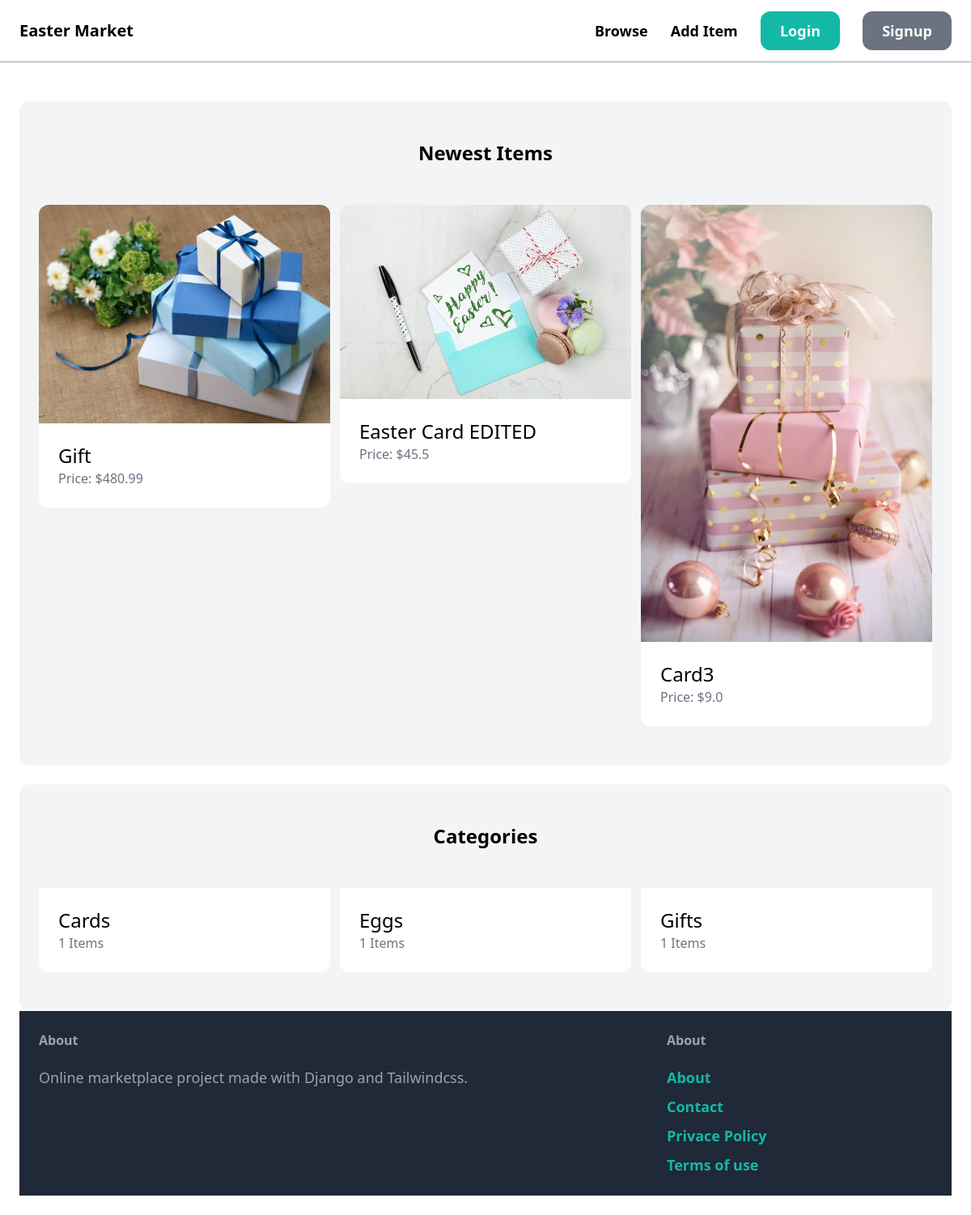
Before: / with the older database file.
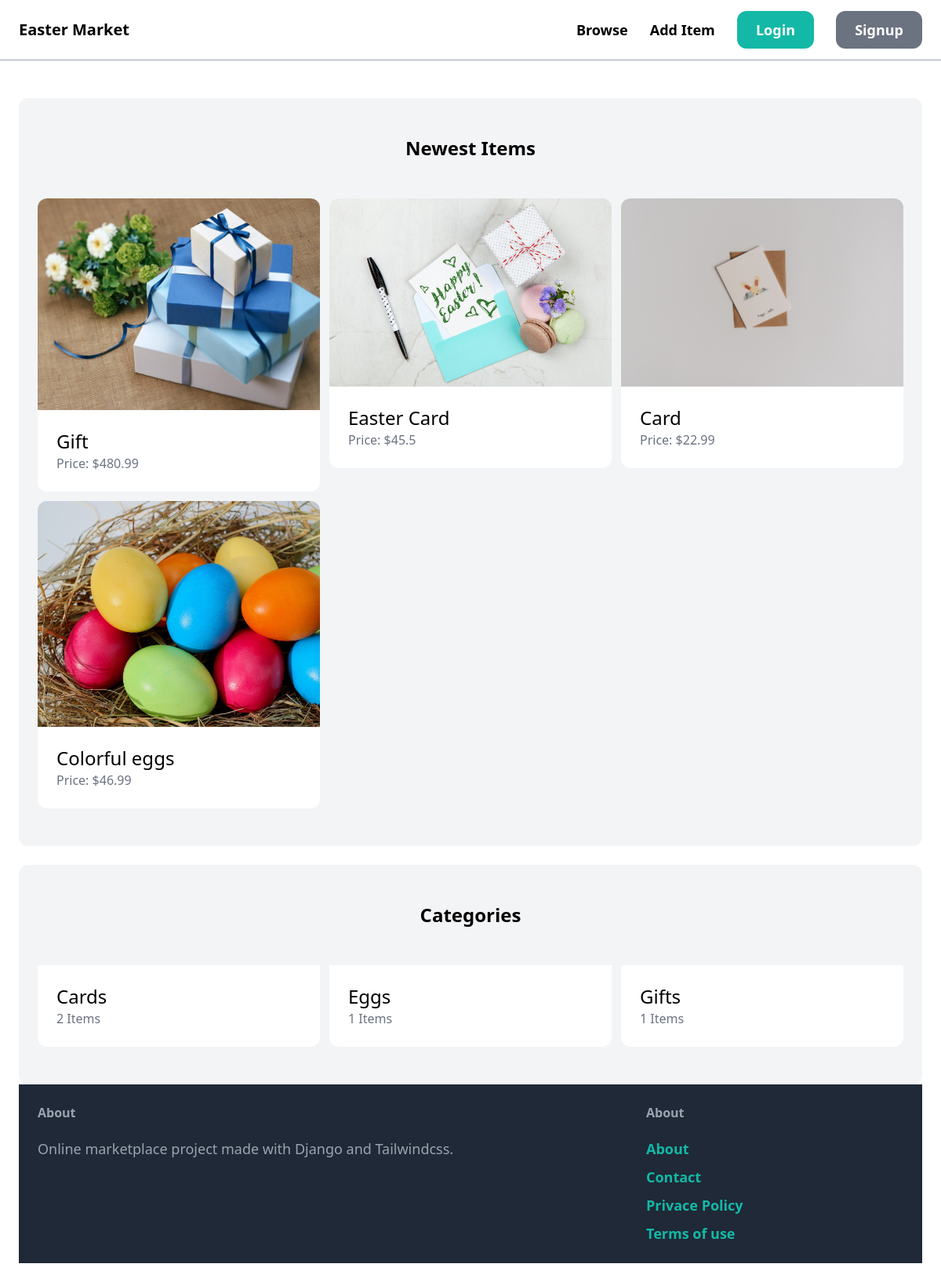
After: the same page with the newer database file.
### item/models.py (models this page shows, shortened)
class Item(models.Model):
    name = models.CharField(max_length=255)
    category = models.ForeignKey(Category, related_name="items", on_delete=models.CASCADE)
    description = models.TextField(blank=True, null=True)
    price = models.FloatField()
    image = models.ImageField(upload_to="items_images", blank=True, null=True)
    is_sold = models.BooleanField(default=False)
    created_by = models.ForeignKey(User, related_name="items", on_delete=models.CASCADE)
    created_at = models.DateTimeField(auto_now_add=True)

class Category(models.Model):
    name = models.CharField(max_length=255)
    class Meta:
        ordering = ("name",)
        verbose_name_plural = "Catagories"

### core/views.py (the view)
# urls.py: path('', views.index, name='index'),
def index(request):
    items = Item.objects.filter(is_sold=False)[0:6]
    categories = Category.objects.all()
    return render(request, 'core/index.html',
                  {'categories':categories,
                  'items':items,})

### core/templates/core/index.html (shortened to what this page needs)
{% extends 'core/base.html' %}
{%block content%}
   <div class="mt-6 px-6 py-12 bg-gray-100 rounded-xl">
        <h2 class="mb-12 text-2xl text-center font-bold">Newest Items</h2>
        <div class="grid grid-cols-3 gap-3">
            {%for item in items%}
                <div>
                    <a href="{% url 'item:detail' item.id %}">
                        <img src="{{item.image.url}}" class="rounded-t-xl">
                <div class="p-6 bg-white rounded-b-xl">
                    <h2 class="text-2xl">{{ item.name}}</h2>
                    <p class="text-gray-500">Price: ${{item.price}} </p>
                </div>
                    </a>
                </div>
            {% endfor %}
        </div>
    </div>
    <div class='mt-6 px-6 py-12 bg-gray-100 rounded-xl'>
        <h2 class="text-2xl mb-12 text-center font-bold">Categories</h2>
        <div class="grid gap-3 grid-cols-3 ">
            {%for category in categories%}
            <div class="p-6 bg-white rounded-b-xl">
                <h2 class="text-2xl">{{ category.name}}</h2>
                <p class="text-gray-500">{{category.items.count}} Items</p>
            </div>
            {%endfor%}
        </div>
{%endblock%}

Changed rows visible on the page:
removed Item: image (picture), name "Card3", price "9.0"
changed Item: name "Easter Card EDITED" → "Easter Card"
added Item: image (picture), name "Card", price "22.99"
added Item: image (picture), name "Colorful eggs", price "46.99"
computed for Category "Cards": items.count "1" → "2"
